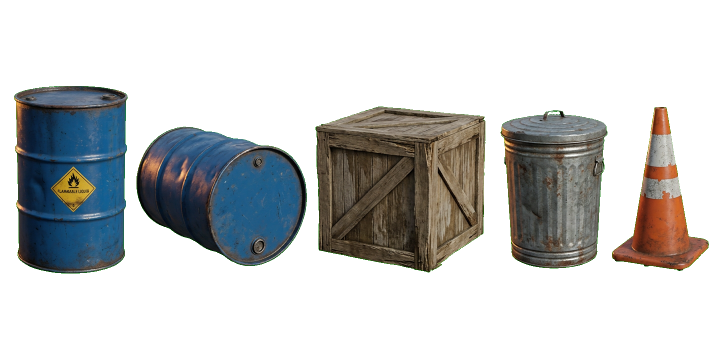
#> input picture art-source/props_raw.png, 1440 x 720 px, found by its file name (shown at 1/2 size); the run also reads 2 pictures not shown here
$ python build.py
#> lines starting #> are read from the running program, lines starting #| are printed output that depends on the picture; after the words box and inside, x2 and y2 are one past the last pixel; in counts of white or black regions, pixels touching at a corner belong together
### tools/art-pipeline/segutil.py
from PIL import Image
import numpy as np
from scipy import ndimage as ndi
def load(p): return np.array(Image.open(p).convert('RGBA'))
def comps(a,minpix=1500,thr=40):
    m=a[...,3]>thr; lab,n=ndi.label(m,structure=np.ones((3,3)))
    out=[]
    for i,sl in enumerate(ndi.find_objects(lab),1):
        cnt=(lab[sl]==i).sum()
        if cnt>=minpix: out.append(dict(i=i,n=int(cnt),x0=sl[1].start,y0=sl[0].start,x1=sl[1].stop,y1=sl[0].stop))
    return lab,sorted(out,key=lambda c:(c['x0']))
def cut(a,lab,c,extra=None,keep_small_inside=True):
    m=lab==c['i']
    if keep_small_inside:
        sl=(slice(c['y0'],c['y1']),slice(c['x0'],c['x1']))
        sub=lab[sl]; ids=set(np.unique(sub))-{0,c['i']}
        for j in ids:
            mj=lab==j
            ys,xs=np.nonzero(mj)
            if xs.min()>=c['x0'] and xs.max()<c['x1'] and ys.min()>=c['y0'] and ys.max()<c['y1'] and mj.sum()<c['n']*0.2: m|=mj
    if extra is not None: m&=extra
    ys,xs=np.nonzero(m); x0,x1,y0,y1=xs.min(),xs.max()+1,ys.min(),ys.max()+1
    sub=a[y0:y1,x0:x1].copy(); sub[...,3]=np.where(m[y0:y1,x0:x1],sub[...,3],0)
    return clean(sub)
def clean(sub):
    s=sub.astype(np.float32); r,g,b,al=s[...,0],s[...,1],s[...,2],s[...,3]
    mx=np.maximum(r,b)
    edge=al<250
    # despill green on semi-transparent edge and strong spill everywhere
    g2=np.where(g>mx+8, mx+(g-mx)*np.where(edge,0.1,0.6), g)
    al2=np.minimum(al, ndi.grey_erosion(al,size=(3,3))*0.4+al*0.6)
    return np.dstack([r,g2,b,al2]).clip(0,255).astype(np.uint8)

### tools/art-pipeline/build.py
from PIL import Image
import numpy as np, json, os
from scipy import ndimage as ndi
from segutil import load, comps, cut, clean
OUT='out'; os.makedirs(OUT,exist_ok=True)
def white_key(a):
    a=a.astype(np.float32); rgb=a[...,:3]; mn=rgb.min(-1); mx=rgb.max(-1)
    cand=(mn>215)&((mx-mn)<22)
    lab,n=ndi.label(cand); border=set(np.unique(np.concatenate([lab[0],lab[-1],lab[:,0],lab[:,-1]])))-{0}
    bg=np.isin(lab,list(border))
    fg=~bg; dist=ndi.distance_transform_edt(fg)
    whit=np.clip((255-mn)/50.0,0,1)
    al=np.where(dist<=2,whit,1.0)*fg
    A=al[...,None]; rgb2=np.where(A>0.02,(rgb-(1-A)*255)/np.maximum(A,1e-3),0)
    return np.dstack([np.clip(rgb2,0,255),al*255]).astype(np.uint8)
def magenta_key(a):
    a=a.astype(np.float32); r,g,b=a[...,0],a[...,1],a[...,2]
    d=np.sqrt((r-255)**2+(g-0)**2*1.5+(b-255)**2)
    al=np.clip((d-60)/80,0,1)
    # unmix magenta
    A=al[...,None]; bgc=np.array([255,0,255.]); rgb2=np.where(A>0.02,(a[...,:3]-(1-A)*bgc)/np.maximum(A,1e-3),0)
    return np.dstack([np.clip(rgb2,0,255),al*255]).astype(np.uint8)
def lightgreen_fix(a):
    a=a.copy(); r,g,b=[a[...,i].astype(int) for i in range(3)]
    bad=(g>r+18)&(g>b+18)&(np.minimum(r,b)>120)
    bad=ndi.binary_opening(bad,iterations=1)
    a[bad,3]=0; return a
def trim(f):
    ys,xs=np.nonzero(f[...,3]>8); return f[ys.min():ys.max()+1,xs.min():xs.max()+1]
def rs(f,k):
    im=Image.fromarray(f,'RGBA'); return np.array(im.resize((max(1,round(im.width*k)),max(1,round(im.height*k))),Image.LANCZOS))
def pack(frames,out,pad=4):
    W=sum(f.shape[1]+pad for _,f in frames); H=max(f.shape[0] for _,f in frames)
    sh=np.zeros((H,W,4),np.uint8); x=0; meta={}
    for nm,f in frames:
        h,w=f.shape[:2]; sh[H-h:,x:x+w]=f; meta[nm]=[x,H-h,w,h]; x+=w+pad
    Image.fromarray(sh,'RGBA').save(out,optimize=True); print(out,sh.shape,os.path.getsize(out)); return meta
SC=4  # stored px per world px
meta={}
# ---- props: target world heights match old code-drawn props (PROP_K=1.7 grid)
a=load('props_raw.png'); lab,cs=comps(a)
#> in load, returned value is the input picture: shape (720, 1440, 4); mean R, G, B, A 25.3, 26.4, 26.3, 80.5
#> in comps, `m = a[..., 3] > thr`:
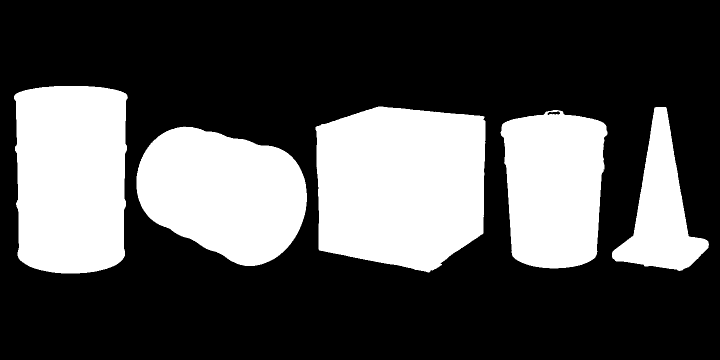
#> m: shape (720, 1440) bool (shown at 1/2 size); 31.6% white; 5 white regions, box (x1, y1, x2, y2) and area: (631, 213, 971, 545) 96728, (28, 172, 256, 547) 78369, (273, 253, 614, 532) 69475, (1001, 220, 1215, 537) 55576, (1224, 214, 1418, 542) 27208
#> in comps, `lab, n = ndi.label(m, structure=np.ones((3, 3)))`:
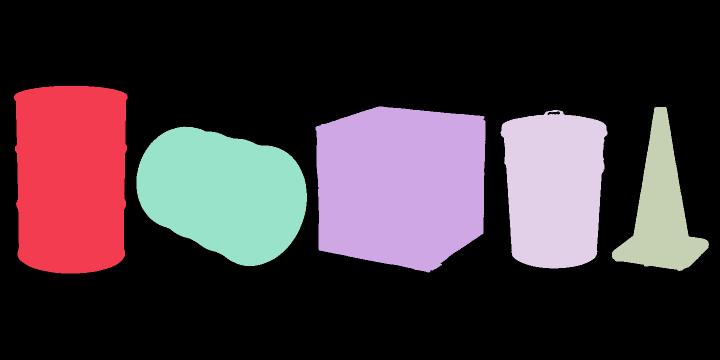
#> lab: shape (720, 1440) int32 (shown at 1/2 size); 6 distinct labels, from 0 to 5; one colour per label, 0 black
#> in comps, `lab, n = ndi.label(m, structure=np.ones((3, 3)))`: n = 5
#> the loop in comps, `for i,sl in enumerate(ndi.find_objects(lab),1):` made 5 passes
#> cnt on passes 1 to 5: 78369, 96728, 27208, 55576, 69475
#> after the loop in comps, `for i,sl in enumerate(ndi.find_objects(lab),1):`: out = 5 items
#> after `lab, cs = comps(a)`: cs = 5 items
P=[cut(a,lab,c) for c in cs]
#> in cut, `m=lab==c['i']`: m: shape (720, 1440) bool; 7.6% white; 1 white region, box (x1, y1, x2, y2) and area: (28, 172, 256, 547) 78369
#> in cut, `sub = lab[sl]`: sub: shape (375, 228) int32; values 0 (black) and 1 (white), 91.7% white; 4 black regions, box (x1, y1, x2, y2) and area: (0, 26, 94, 375) 3190, (132, 23, 228, 375) 2966, (0, 0, 80, 20) 499, (149, 0, 228, 22) 476
#> in cut, `ids = set(np.unique(sub)) - {0, c['i']}`: ids = 0 items
#> in cut, `x0, x1, y0, y1 = (xs.min(), xs.max() + 1, ys.min(), ys.max() + 1)`: x0 = 28; x1 = 256; y0 = 172; y1 = 547
#> call 2 of cut, with keep_small_inside = True
#> in cut (call 2), `m=lab==c['i']`: m: shape (720, 1440) bool; 6.7% white; 1 white region, box (x1, y1, x2, y2) and area: (273, 253, 614, 532) 69475
#> in cut (call 2), `sub = lab[sl]`:
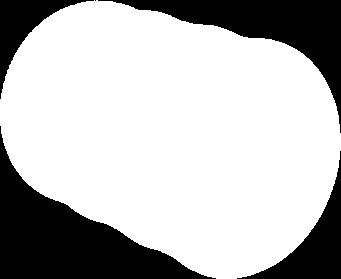
#> sub: shape (279, 341) int32; values 0 (black) and 5 (white), 73% white; 5 black regions (1 under 20 px), largest, box (x1, y1, x2, y2) and area: (0, 126, 216, 279) 11722, (98, 0, 341, 133) 7889, (237, 151, 341, 279) 3580, (0, 0, 94, 99) 2472
#> in cut (call 2), `x0, x1, y0, y1 = (xs.min(), xs.max() + 1, ys.min(), ys.max() + 1)`: x0 = 273; x1 = 614; y0 = 253; y1 = 532
#> call 3 of cut, with keep_small_inside = True
#> in cut (call 3), `m=lab==c['i']`: m: shape (720, 1440) bool; 9.3% white; 1 white region, box (x1, y1, x2, y2) and area: (631, 213, 971, 545) 96728
#> in cut (call 3), `sub = lab[sl]`:
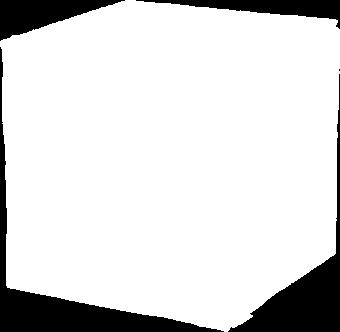
#> sub: shape (332, 340) int32; values 0 (black) and 2 (white), 85.7% white; 5 black regions (1 under 20 px), largest, box (x1, y1, x2, y2) and area: (0, 47, 224, 332) 6344, (228, 74, 340, 332) 5140, (0, 0, 125, 41) 2548, (136, 0, 340, 29) 2118
#> in cut (call 3), `x0, x1, y0, y1 = (xs.min(), xs.max() + 1, ys.min(), ys.max() + 1)`: x0 = 631; x1 = 971; y0 = 213; y1 = 545
#> in clean (call 3), `r, g, b, al = (s[..., 0], s[..., 1], s[..., 2], s[..., 3])`:
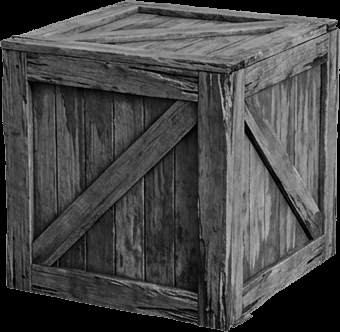
#> g: shape (332, 340) float32; min 0, max 198, mean 72.2
#> call 4 of cut, with keep_small_inside = True
#> in cut (call 4), `m=lab==c['i']`: m: shape (720, 1440) bool; 5.4% white; 1 white region, box (x1, y1, x2, y2) and area: (1001, 220, 1215, 537) 55576
#> in cut (call 4), `sub = lab[sl]`:
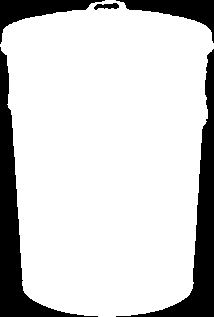
#> sub: shape (317, 214) int32; values 0 (black) and 4 (white), 81.9% white; 5 black regions, box (x1, y1, x2, y2) and area: (0, 47, 98, 317) 4760, (116, 49, 214, 317) 4433, (0, 0, 105, 44) 1495, (116, 0, 214, 43) 1466, (94, 3, 119, 10) 108
#> in cut (call 4), `x0, x1, y0, y1 = (xs.min(), xs.max() + 1, ys.min(), ys.max() + 1)`: x0 = 1001; x1 = 1215; y0 = 220; y1 = 537
#> in clean (call 4), `r, g, b, al = (s[..., 0], s[..., 1], s[..., 2], s[..., 3])`:
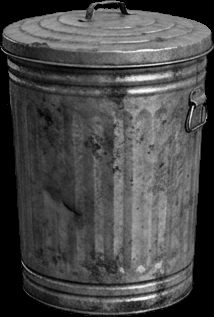
#> b: shape (317, 214) float32; min 0, max 255, mean 72.9
#> P = 5 items
tgt={'barrel':19*1.7,'drum_side':None,'crate':15*1.7,'trash':20*1.7,'cone':12*1.7}
k_b=tgt['barrel']*SC/P[0].shape[0]
#> k_b = 0.345
fr=[('barrel',rs(P[0],k_b)),('barrel_side',rs(P[1],k_b)),('crate',rs(P[2],tgt['crate']*SC/P[2].shape[0])),('trash',rs(P[3],tgt['trash']*SC/P[3].shape[0])),('cone',rs(P[4],tgt['cone']*SC/P[4].shape[0]))]
# ---- items
a=load('items_raw.png'); lab,cs=comps(a); I=[cut(a,lab,c) for c in cs]
#> the loop in comps (call 2), `for i,sl in enumerate(ndi.find_objects(lab),1):` made 24 passes
#> cnt on passes 1 to 12: 87110, 64607, 79926, 57873, 62177, 68986, 24692, 22, 30, 6, 1, 15
#> after `lab, cs = comps(a)`: cs = 7 items
#> after `I = [cut(a, lab, c) for c in cs]`: I = 7 items
rb=I[3]; r,g,b=[rb[...,i].astype(int) for i in range(3)]
red=(r>g+25)&(rb[...,3]>40); red=ndi.binary_opening(red,iterations=2); l,n=ndi.label(red); sz=ndi.sum(red,l,range(1,n+1)); brickm=ndi.binary_fill_holes(ndi.binary_closing(l==np.argmax(sz)+1,iterations=3))
#> after `l, n = ndi.label(red)`: n = 7
#> after `sz = ndi.sum(red, l, range(1, n + 1))`: sz = [24, 13, 13, 170, 18, 26818, 23]
brick=rb.copy(); brick[~brickm,3]=0; rock=rb.copy(); rock[ndi.binary_dilation(brickm,iterations=2),3]=0
l,n=ndi.label(rock[...,3]>40); sz=ndi.sum(rock[...,3]>40,l,range(1,n+1)); rock[l!=np.argmax(sz)+1,3]=0
#> after `l, n = ndi.label(rock[..., 3] > 40)`: n = 44
#> after `sz = ndi.sum(rock[..., 3] > 40, l, range(1, n + 1))`: sz = 44 values, max 29495 at index 0, min 1 at index 2, mean 674
brick,rock=trim(brick),trim(rock)
sl=magenta_key(np.array(Image.open('sludge_raw.png').convert('RGB'))); l,n=ndi.label(sl[...,3]>40); sz=ndi.sum(sl[...,3]>40,l,range(1,n+1)); sl[l!=np.argmax(sz)+1,3]=0; sl=trim(sl)
#> after `l, n = ndi.label(sl[..., 3] > 40)`: n = 2
#> after `sz = ndi.sum(sl[..., 3] > 40, l, range(1, n + 1))`: sz = [437838, 6]
W_=lambda f,w: rs(f,w*SC/f.shape[1])
fr+=[('pizza',W_(I[0],34)),('slice',rs(I[1],15*1.4*SC/I[1].shape[0])),('tire',W_(I[2],13)),('rock',W_(rock,10)),('brick',W_(brick,11)),('snowball',W_(I[4],9)),('sludge',W_(sl,10)),('star',W_(I[6],9))]
meta['shared']=pack(fr,f'{OUT}/shared_sprites.png')
#> in pack, `W = sum((f.shape[1] + pad for _, f in frames))`: W = 951
#> in pack, `H = max((f.shape[0] for _, f in frames))`: H = 136
#> the loop in pack, `for nm,f in frames:` made 13 passes
#> (nm, h, w, x) on passes 1 to 12: ('barrel', 129, 79, 83), ('barrel_side', 96, 117, 204), ('crate', 102, 104, 312), ('trash', 136, 92, 408), ('cone', 82, 48, 460), ('pizza', 124, 136, 600), ('slice', 84, 75, 679), ('tire', 57, 52, 735), ('rock', 31, 40, 779), ('brick', 32, 44, 827), ('snowball', 39, 36, 867), ('sludge', 27, 40, 911)
#> after the loop in pack, `for nm,f in frames:`: meta = 13 items; x = 951
#| out/shared_sprites.png (136, 951, 4) 160036
json.dump(meta,open(f'{OUT}/meta.json','w'))
print(json.dumps(meta))
#> (printed output is left out)
